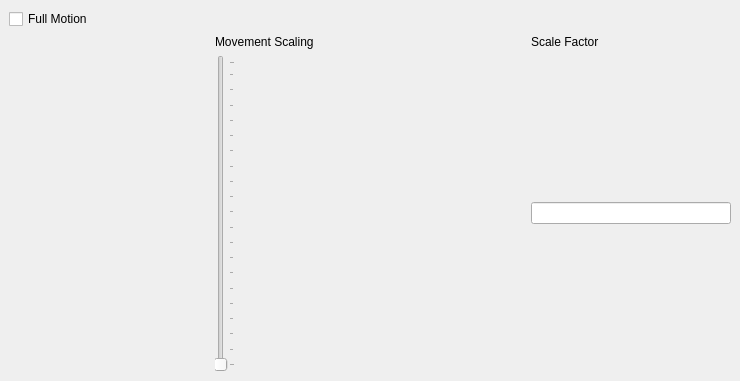
<?xml version="1.0" encoding="UTF-8"?>
<ui version="4.0">
 <class>MainWindow</class>
 <widget class="QMainWindow" name="MainWindow">
  <property name="geometry">
   <rect>
    <x>0</x>
    <y>0</y>
    <width>740</width>
    <height>381</height>
   </rect>
  </property>
  <property name="windowTitle">
   <string>MainWindow</string>
  </property>
  <widget class="QWidget" name="centralwidget">
   <layout class="QGridLayout" name="gridLayout">
    <item row="2" column="2">
     <widget class="QLabel" name="label">
      <property name="text">
       <string>Movement Scaling</string>
      </property>
     </widget>
    </item>
    <item row="3" column="2">
     <widget class="QSlider" name="moveSlider">
      <property name="layoutDirection">
       <enum>Qt::LeftToRight</enum>
      </property>
      <property name="orientation">
       <enum>Qt::Vertical</enum>
      </property>
      <property name="tickPosition">
       <enum>QSlider::TicksBelow</enum>
      </property>
      <property name="tickInterval">
       <number>5</number>
      </property>
     </widget>
    </item>
    <item row="2" column="3" rowspan="2">
     <spacer name="horizontalSpacer_2">
      <property name="orientation">
       <enum>Qt::Horizontal</enum>
      </property>
      <property name="sizeHint" stdset="0">
       <size>
        <width>40</width>
        <height>20</height>
       </size>
      </property>
     </spacer>
    </item>
    <item row="2" column="1" rowspan="2">
     <spacer name="horizontalSpacer">
      <property name="orientation">
       <enum>Qt::Horizontal</enum>
      </property>
      <property name="sizeHint" stdset="0">
       <size>
        <width>40</width>
        <height>20</height>
       </size>
      </property>
     </spacer>
    </item>
    <item row="2" column="5">
     <widget class="QLabel" name="label_2">
      <property name="text">
       <string>Scale Factor</string>
      </property>
     </widget>
    </item>
    <item row="1" column="1" colspan="5">
     <widget class="QCheckBox" name="motionCheck">
      <property name="text">
       <string>Full Motion</string>
      </property>
     </widget>
    </item>
    <item row="3" column="5">
     <widget class="QLineEdit" name="lineEdit"/>
    </item>
   </layout>
  </widget>
 </widget>
 <resources/>
 <connections/>
</ui>
